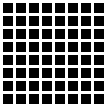

Python code for this plot:
#! /usr/bin/env python
# Time-stamp: <2021-03-03 10:22:01 [email redacted]>

""" Display [Herman grid](https://en.wikipedia.org/wiki/Grid_illusion) """

import pygame  # see www.pygame.org

BLACK = (0, 0, 0)
WHITE = (255, 255, 255)

# parameters of the grid
n_rows, n_cols = 10, 10
cell_side_length = 50
space_between_cells = 10
margin = 30  # borders size

# graphic window cell_side_length
W = n_cols * cell_side_length + (n_cols - 1) * space_between_cells + 2 * margin
H = n_rows * cell_side_length + (n_rows - 1) * space_between_cells + 2 * margin

# creation of the graphics window
pygame.init()
screen = pygame.display.set_mode((W, H), pygame.DOUBLEBUF)
pygame.display.set_caption('Herman Grid')

screen.fill(WHITE)

# construction of the grid
for i_row in range(n_rows):
    for i_col in range(n_cols):
        x_left = margin + i_col * (cell_side_length + space_between_cells)
        y_top = margin + i_row * (cell_side_length + space_between_cells)
        pygame.draw.rect(screen, BLACK, (x_left, y_top, cell_side_length, cell_side_length))

# display the backbuffer
pygame.display.flip()

# save the image into a file
pygame.image.save(screen, "grid.png")

# wait till the window is closed
done = False
while not done:
    pygame.time.wait(100)
    for event in pygame.event.get():
        if event.type == pygame.QUIT:
            done = True
